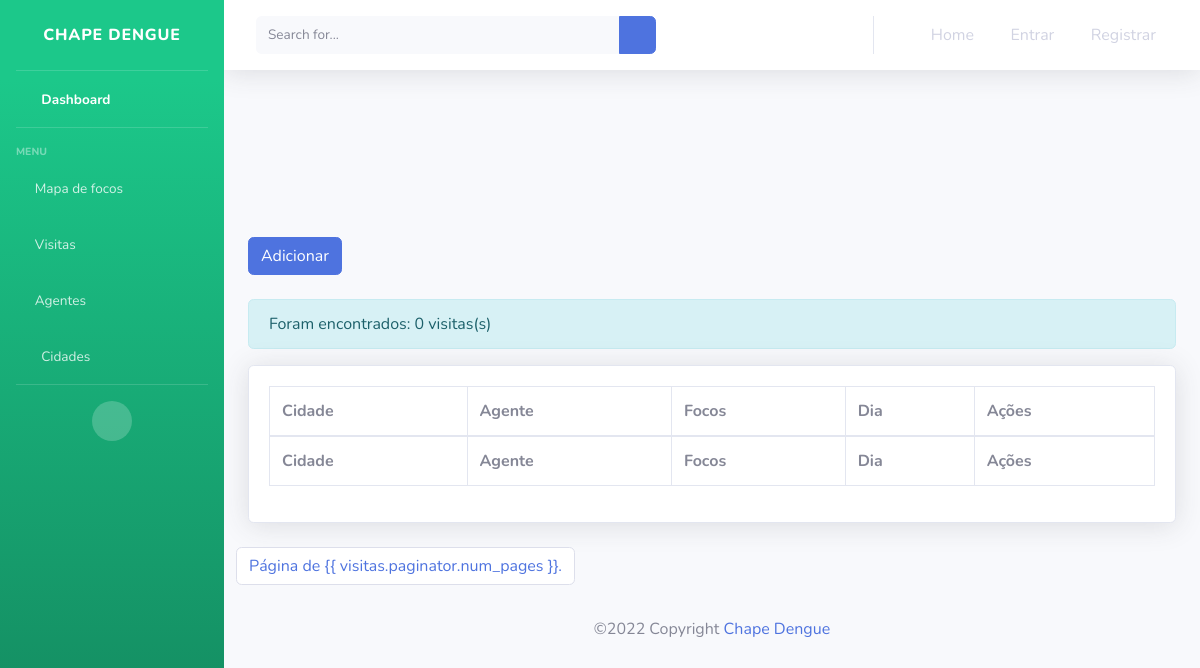
Page /visitas/ on the earlier database version.
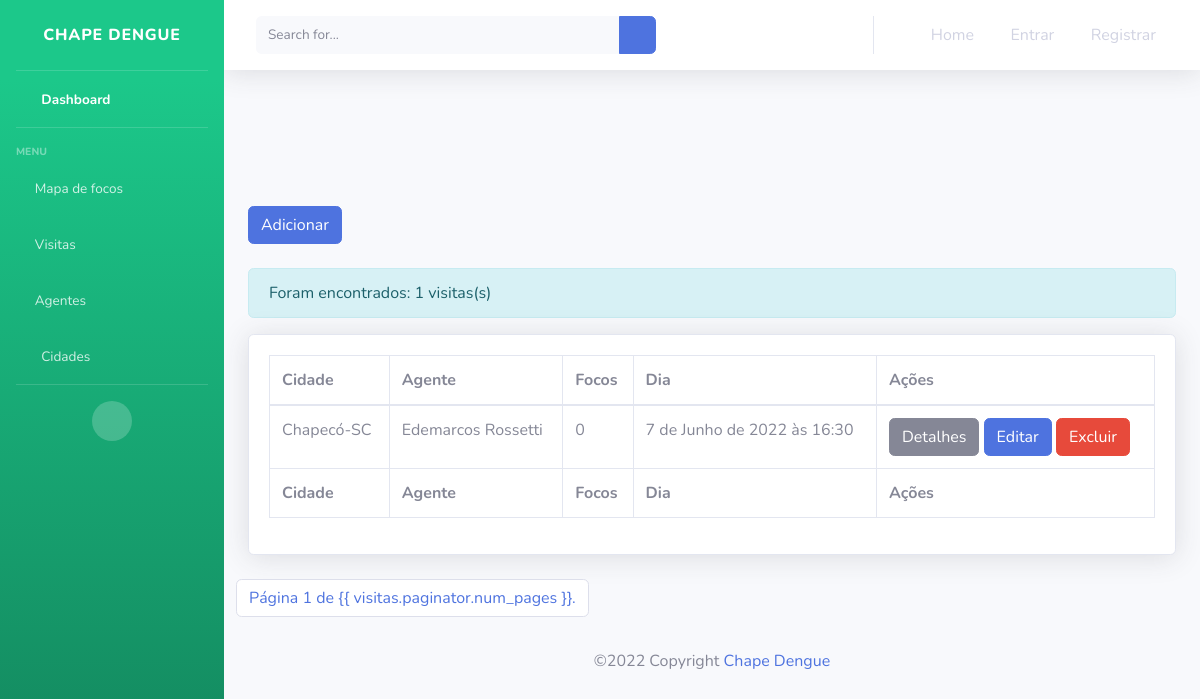
Same page on the later database version.
### chapDengue/models/Visita.py (models this page shows, shortened)
class Visita(models.Model):
    cidade = models.ForeignKey("Cidade", null=True, on_delete=models.SET_NULL, related_name='cidade')
    agente = models.ForeignKey("Agente", null=True, on_delete=models.SET_NULL, related_name='agente')
    rua = models.CharField(null=False, max_length=200)
    complemento = models.CharField(null=False, max_length=20)
    descricao = models.CharField(null=False, max_length=300)
    focos = models.IntegerField(null=False)
    dia = models.DateTimeField(null=False)
    status = models.BooleanField(default=True)
    created_at = models.DateTimeField(auto_now_add=True)
    updated_at = models.DateTimeField(auto_now=True)

### chapDengue/models/Cidade.py (models this page shows)
class Cidade(models.Model):
    estado = models.ForeignKey("Estado", null=True, on_delete=models.SET_NULL, related_name='estado')
    name = models.CharField(null=False, max_length=20)
    status = models.BooleanField(default=True)
    created_at = models.DateTimeField(auto_now_add=True)
    updated_at = models.DateTimeField(auto_now=True)
    def __str__(self):
        return '{}-{}'.format(self.name, self.estado.sigla)

### chapDengue/models/Estado.py (models this page shows, shortened)
class Estado(models.Model):
    name = models.CharField(null=False, max_length=20)
    sigla = models.CharField(null=False, max_length=2)
    status = models.BooleanField(default=True)
    created_at = models.DateTimeField(auto_now_add=True)
    updated_at = models.DateTimeField(auto_now=True)

### chapDengue/models/Agente.py (models this page shows)
class Agente(models.Model):
    name = models.CharField(null=False, max_length=20)
    status = models.BooleanField(default=True)
    created_at = models.DateTimeField(auto_now_add=True)
    updated_at = models.DateTimeField(auto_now=True)
    def __str__(self):
        return '{}'.format(self.name)

### chapDengue/views/ListarVisitasView.py (the view)
def listar_visitas_view(request):
     cidade = request.GET.get("Cidade")
     agente = request.GET.get("agente")
     rua = request.GET.get("rua")
     complemento = request.GET.get("complemento")
     descricao = request.GET.get("descricao")
     focos = request.GET.get("focos")
     dia = request.GET.get("dia")
     visitas = Visita.objects.all()
     if cidade is not None:
        visitas = Visita.filter(cidade__name=cidade)
     if agente is not None:
        visitas = Visita.filter(agente__name=agente)
     if rua is not None:
        visitas = Visita.filter(visita__rua=rua)
     if complemento is not None:
        visitas = Visita.filter(visita__complemento=complemento)
     if descricao is not None:
        visitas = Visita.filter(visita__descricao=descricao)
     if focos is not None:
        visitas = Visita.filter(visita__focos=focos)
     if dia is not None:
        visitas = Visita.filter(visita__dia=dia)
     if len(visitas) > 0:
         paginator = Paginator(visitas, 8)
         page = request.GET.get('page')
         visitas = paginator.get_page(page)
     get_copy = request.GET.copy()
     parameters = get_copy.pop('page', True) and get_copy.urlencode()
     context = {
         'visitas':visitas,
         'parameters': parameters
     }
     return render(request, template_name='visitas/visitas.html', context=context, status=200)

### chapDengue/templates/visitas/visitas.html (shortened to what this page needs)
{% extends "index.html" %}
{% load static %}
{% block content %}
<div id="content">
        <div class="container-fluid mt-0">
            <a href="{% url 'cadvisita' %}" class="btn btn-primary btn-card mb-4">Adicionar</a>
            <p class="alert alert-info">Foram encontrados: {{ visitas | length }} visitas(s)</p>
                <div class="card shadow mb-4">
                    <div class="card-body">
                        <div class="table-responsive">
                            <table class="table table-bordered" id="dataTable" width="100%" cellspacing="0">
                                <thead>
                                    <tr>
                                        <th>Cidade</th>
                                        <th>Agente</th>
                                        <th>Focos</th>
                                        <th>Dia</th>
                                        <th>Ações</th>
                                    </tr>
                                </thead>
                                <tfoot>
                                    <tr>
                                        <th>Cidade</th>
                                        <th>Agente</th>
                                        <th>Focos</th>
                                        <th>Dia</th>
                                        <th>Ações</th>
                                    </tr>
                                </tfoot>
                                <tbody>
                                    {% for visita in visitas %}
                                    <tr>
                                        <td>{{visita.cidade}}</td>
                                        <td>{{visita.agente}}</td>
                                        <td>{{visita.focos}}</td>
                                        <td>{{visita.dia}}</td>
                                        <td>
                                            <a href={% url 'profile' visita.id %} class="btn btn-secondary btn-card">Detalhes</a>
                                            <a href={% url 'profile' visita.id %} class="btn btn-primary btn-card">Editar</a>
                                            <a href={% url 'profile' visita.id %} class="btn btn-danger btn-card">Excluir</a>
                                        </td>
                                    </tr>
                                    {% endfor %}
                                </tbody>
                            </table>
                        </div>
                    </div>
                </div>
            <div class="row">
                <nav aria-label="Page navigation" class="navigation">
                    <ul class="pagination">
                        <li class="page-item"><a class="page-link" href="#">Página {{ visitas.number }} de {{
                                visitas.paginator.num_pages }}.</a></li>
                    </ul>
                </nav>
            </div>
</div>
{% endblock %}

Differences in the rows shown:
added Visita: cidade "Chapecó-SC", agente "Edemarcos Rossetti", focos "0", dia "7 de Junho de 2022 às 16:30"
Other differences:
{{ visitas | length }}: "0" → "1"
{{ visitas.number }}: (not shown) → "1"
